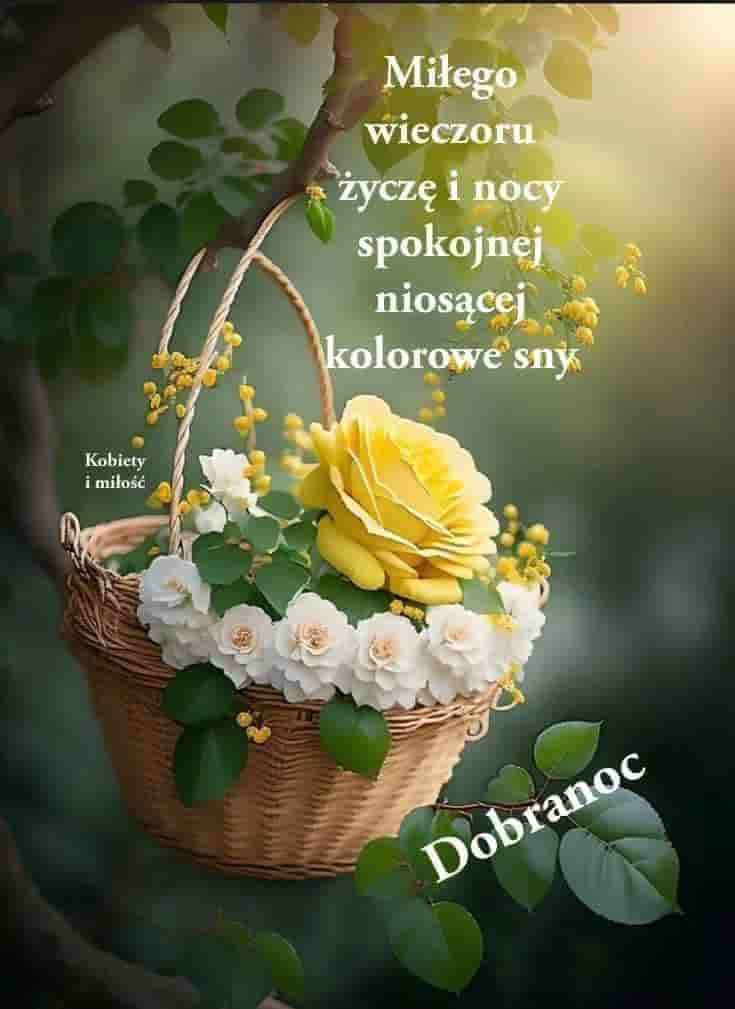
#> input picture lab06/zad02/color_photos/1-min.jpg, 735 x 1009 px; its folder holds only this picture in this run
$ python zad02.py
#> lines starting #> are read from the running program, lines starting #| are printed output that depends on the picture
import cv2
import os

def convert_to_gray1(input_folder, output_folder):
#> called with input_folder = 'color_photos', output_folder = 'gray1'
    if not os.path.exists(output_folder):
        os.makedirs(output_folder)

    for filename in os.listdir(input_folder):
        if filename.endswith(".jpg"):
            img = cv2.imread(os.path.join(input_folder, filename))
#> img is the input picture: shape (1009, 735, 3); mean B, G, R 70.1, 100.9, 100
            gray_img = img

            for i in range(gray_img.shape[0]):
                for j in range(gray_img.shape[1]):
                    gray_img[i, j] = min(255, max(0, round((img[i, j, 0] / 3 + img[i, j, 1] / 3 + img[i, j, 2] / 3))))
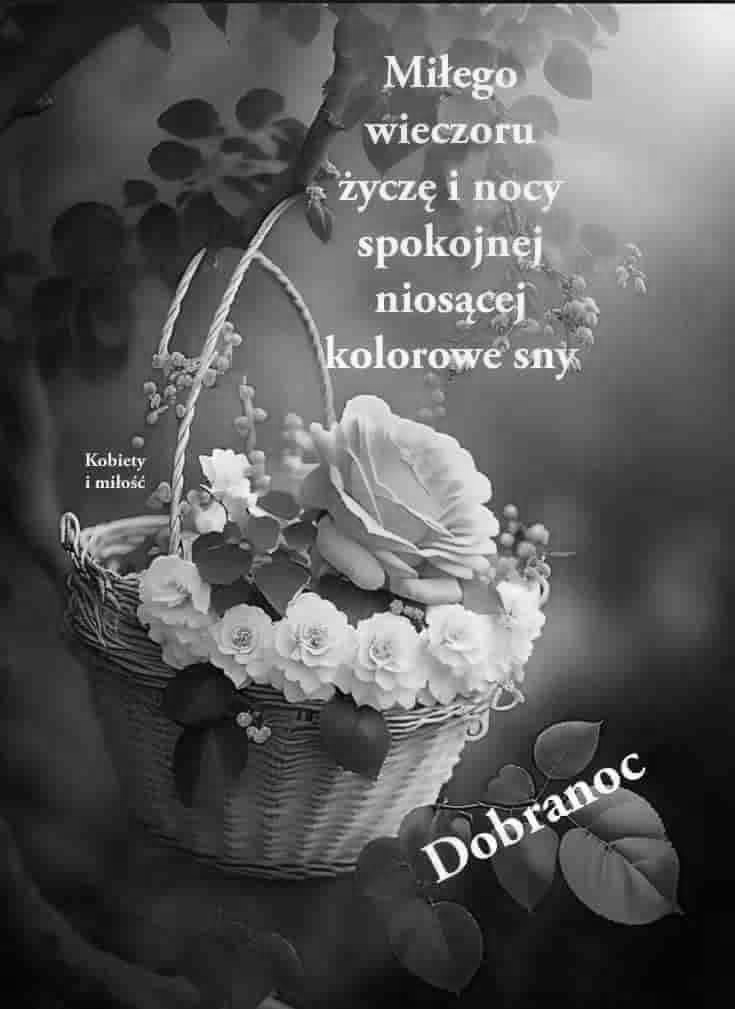
#> gray_img: shape (1009, 735, 3); min 0, max 255, mean 90.4

            cv2.imwrite(os.path.join(output_folder, filename), gray_img)

def convert_to_gray2(input_folder, output_folder):
#> called with input_folder = 'color_photos', output_folder = 'gray2'
    if not os.path.exists(output_folder):
        os.makedirs(output_folder)

    for filename in os.listdir(input_folder):
        if filename.endswith(".jpg"):
            img = cv2.imread(os.path.join(input_folder, filename))
            gray_img = img

            for i in range(gray_img.shape[0]):
                for j in range(gray_img.shape[1]):
                    gray_img[i, j] = int(0.299 * img[i, j, 2] + 0.587 * img[i, j, 1] + 0.114 * img[i, j, 0])
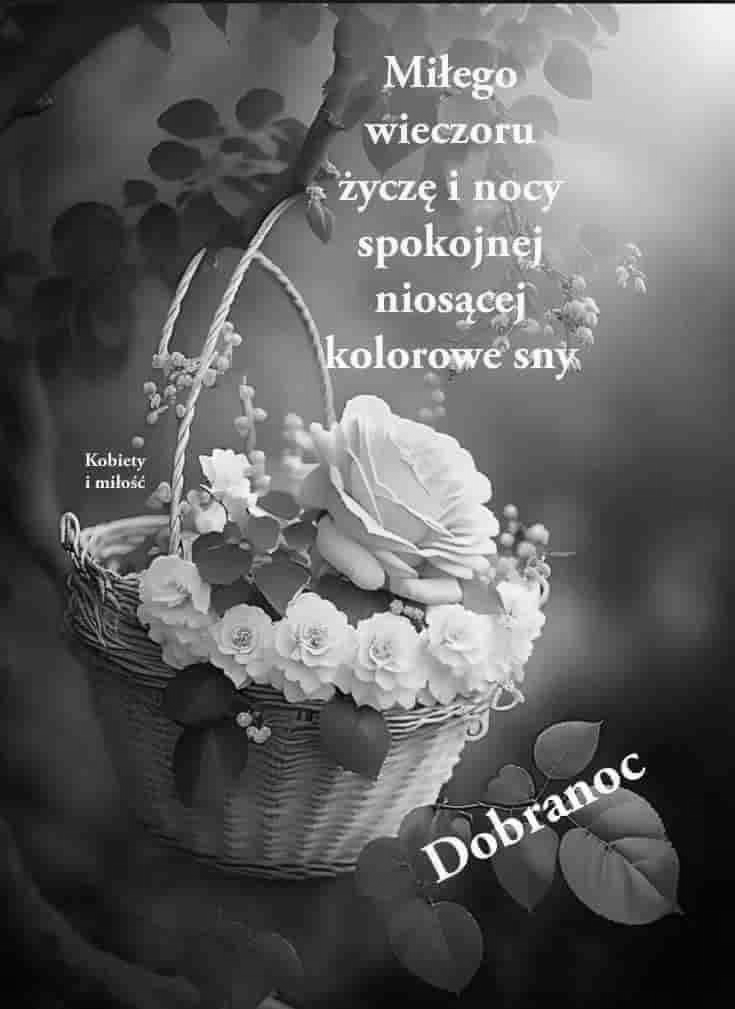
#> gray_img: shape (1009, 735, 3); min 0, max 255, mean 96.5

            cv2.imwrite(os.path.join(output_folder, filename), gray_img)

input_folder = "color_photos"
output_folder1 = "gray1"
output_folder2 = "gray2"

convert_to_gray1(input_folder, output_folder1)
convert_to_gray2(input_folder, output_folder2)

$ run again, on lab06/zad02/color_photos/5-min.jpg
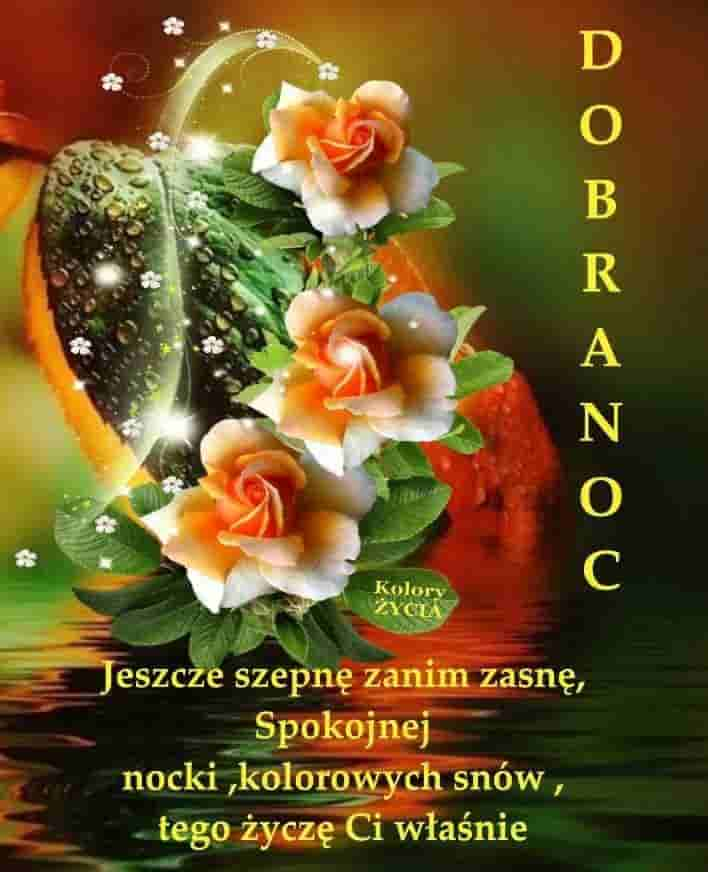
#> input picture lab06/zad02/color_photos/5-min.jpg, 708 x 872 px
#> in convert_to_gray1, img is the input picture: shape (872, 708, 3); mean B, G, R 38, 85.4, 108.1
#> after the loop in convert_to_gray1, `for i in range(gray_img.shape[0]):`:
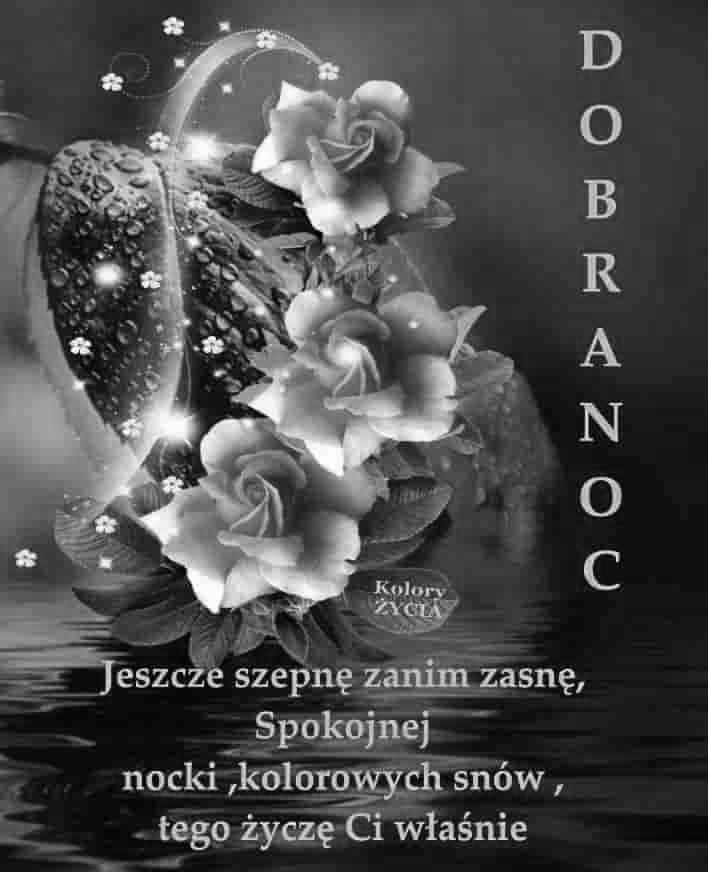
#> gray_img: shape (872, 708, 3); min 0, max 255, mean 77.2
#> after the loop in convert_to_gray2, `for i in range(gray_img.shape[0]):`:
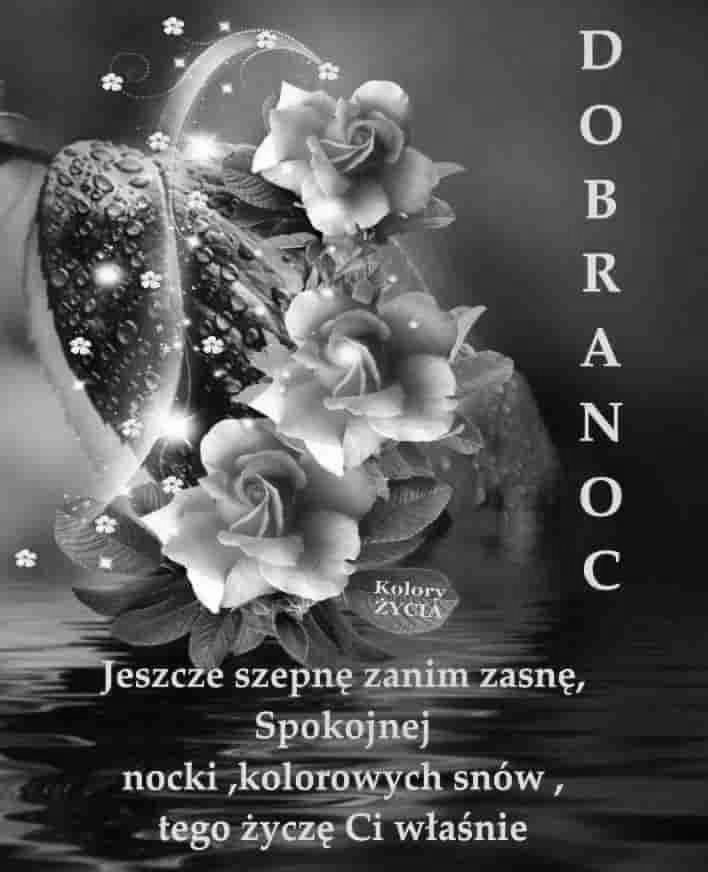
#> gray_img: shape (872, 708, 3); min 0, max 255, mean 86.3

$ run again, on lab06/zad02/color_photos/6-min.jpg
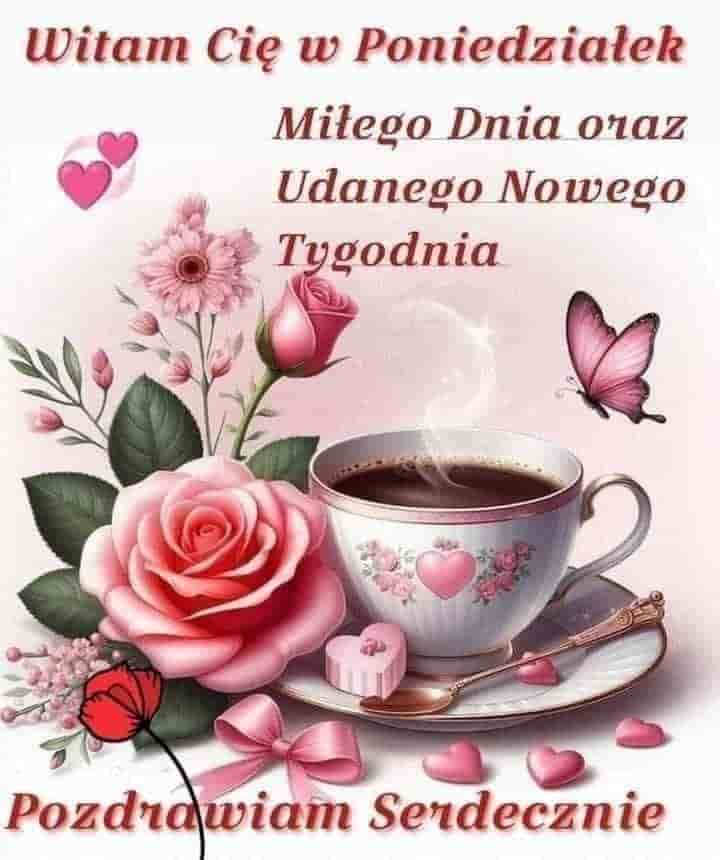
#> input picture lab06/zad02/color_photos/6-min.jpg, 720 x 860 px
#> in convert_to_gray1, img is the input picture: shape (860, 720, 3); mean B, G, R 182.9, 181.9, 209.6
#> after the loop in convert_to_gray1, `for i in range(gray_img.shape[0]):`:
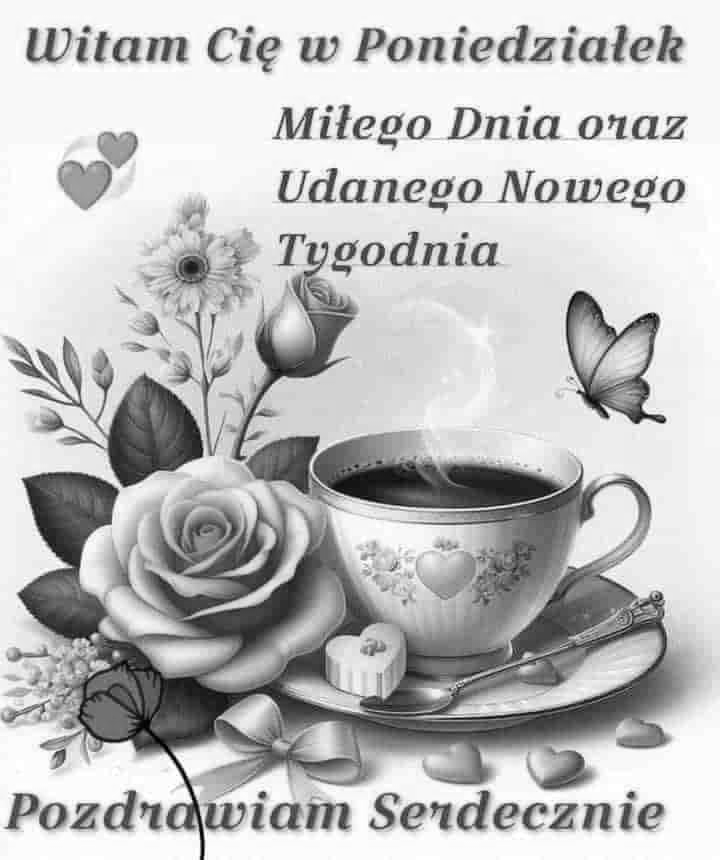
#> gray_img: shape (860, 720, 3); min 0, max 255, mean 191.5

$ run again, on lab06/zad02/color_photos/7-min.jpg
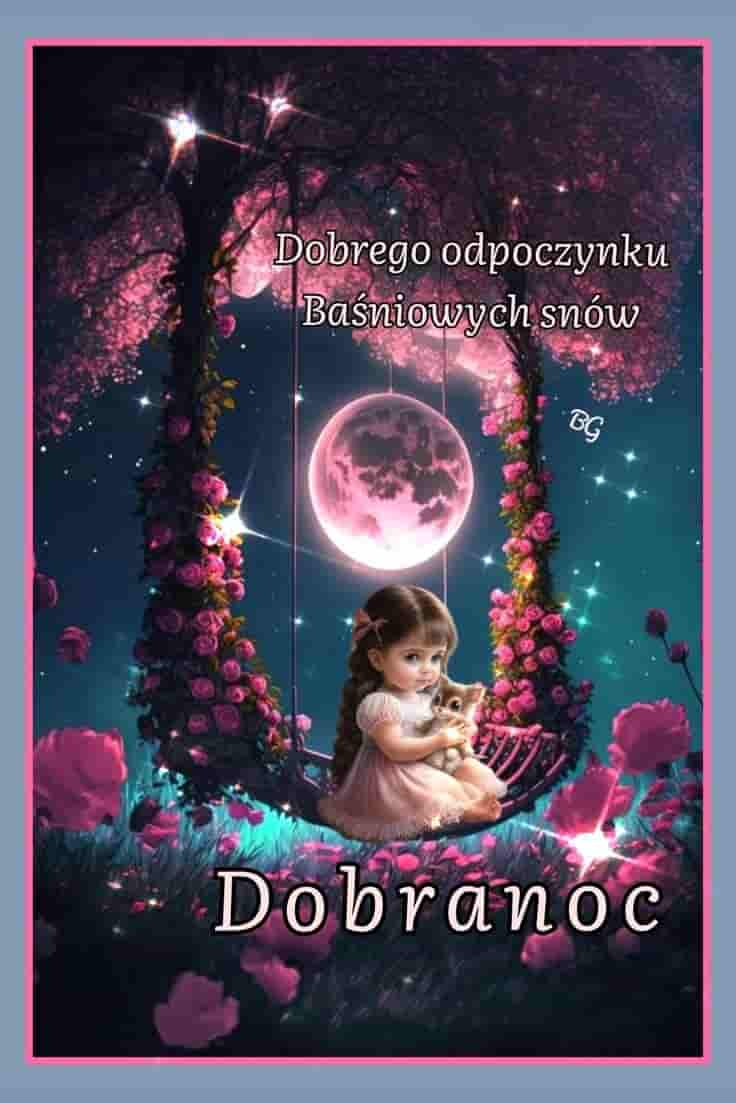
#> input picture lab06/zad02/color_photos/7-min.jpg, 736 x 1103 px
#> in convert_to_gray1, img is the input picture: shape (1103, 736, 3); mean B, G, R 92.2, 73.6, 81.8
#> after the loop in convert_to_gray1, `for i in range(gray_img.shape[0]):`:
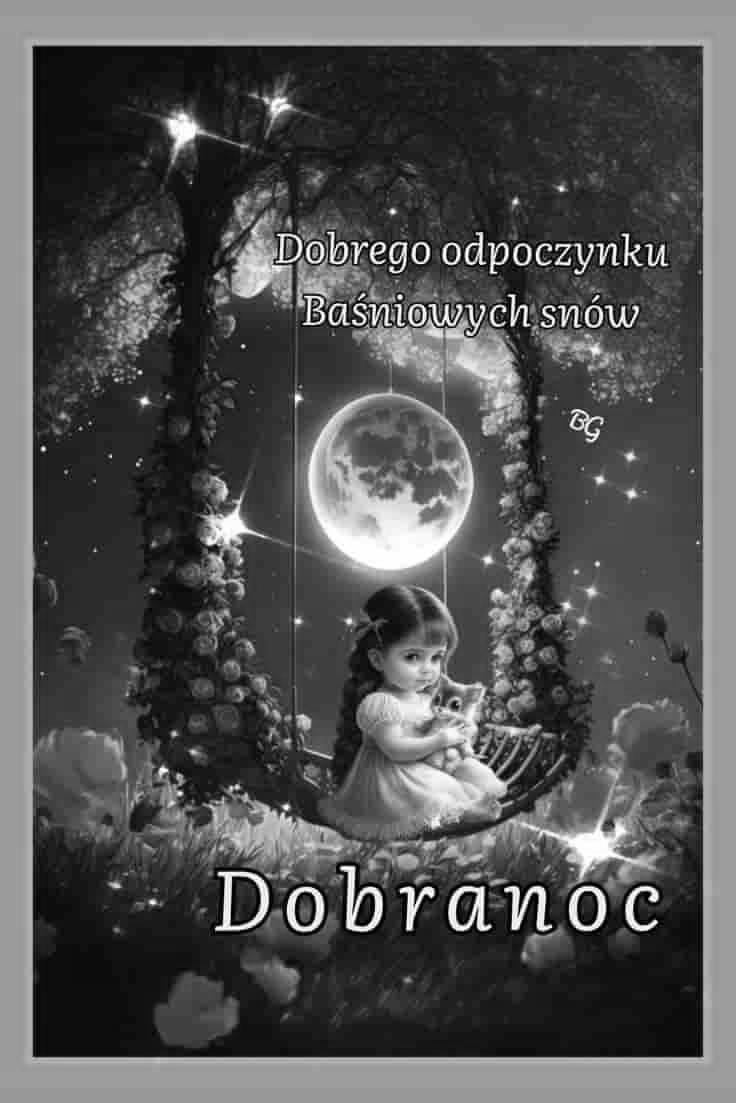
#> gray_img: shape (1103, 736, 3); min 0, max 255, mean 82.5
